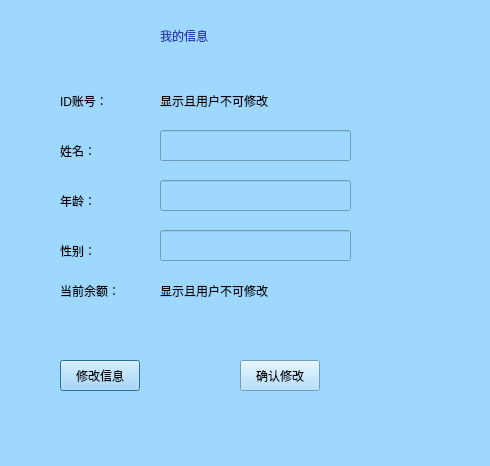
<?xml version="1.0" encoding="UTF-8"?>
<ui version="4.0">
 <class>MyInformation</class>
 <widget class="QDialog" name="MyInformation">
  <property name="geometry">
   <rect>
    <x>0</x>
    <y>0</y>
    <width>490</width>
    <height>466</height>
   </rect>
  </property>
  <property name="windowTitle">
   <string>我的信息</string>
  </property>
  <property name="styleSheet">
   <string notr="true">background-color: rgb(158, 216, 255);</string>
  </property>
  <widget class="QLabel" name="label_3">
   <property name="geometry">
    <rect>
     <x>60</x>
     <y>140</y>
     <width>71</width>
     <height>21</height>
    </rect>
   </property>
   <property name="text">
    <string>姓名：</string>
   </property>
  </widget>
  <widget class="QLabel" name="label">
   <property name="geometry">
    <rect>
     <x>60</x>
     <y>90</y>
     <width>71</width>
     <height>21</height>
    </rect>
   </property>
   <property name="text">
    <string>ID账号：</string>
   </property>
  </widget>
  <widget class="QLabel" name="label_11">
   <property name="geometry">
    <rect>
     <x>160</x>
     <y>280</y>
     <width>161</width>
     <height>21</height>
    </rect>
   </property>
   <property name="text">
    <string>显示且用户不可修改</string>
   </property>
  </widget>
  <widget class="QLabel" name="label_5">
   <property name="geometry">
    <rect>
     <x>60</x>
     <y>190</y>
     <width>71</width>
     <height>21</height>
    </rect>
   </property>
   <property name="text">
    <string>年龄：</string>
   </property>
  </widget>
  <widget class="QLabel" name="label_9">
   <property name="geometry">
    <rect>
     <x>160</x>
     <y>0</y>
     <width>111</width>
     <height>71</height>
    </rect>
   </property>
   <property name="styleSheet">
    <string notr="true">color: rgb(48, 60, 175);
font: 87 9pt &quot;Arial&quot;;
font: 14pt &quot;Arial&quot;;
font: 10pt &quot;华文新魏&quot;;
font: 11pt &quot;Arial&quot;;
font: 11pt &quot;华文新魏&quot;;</string>
   </property>
   <property name="text">
    <string>我的信息</string>
   </property>
  </widget>
  <widget class="QLabel" name="label_7">
   <property name="geometry">
    <rect>
     <x>60</x>
     <y>240</y>
     <width>71</width>
     <height>21</height>
    </rect>
   </property>
   <property name="text">
    <string>性别：</string>
   </property>
  </widget>
  <widget class="QLabel" name="label_2">
   <property name="geometry">
    <rect>
     <x>160</x>
     <y>90</y>
     <width>161</width>
     <height>21</height>
    </rect>
   </property>
   <property name="text">
    <string>显示且用户不可修改</string>
   </property>
  </widget>
  <widget class="QLabel" name="label_10">
   <property name="geometry">
    <rect>
     <x>60</x>
     <y>280</y>
     <width>71</width>
     <height>21</height>
    </rect>
   </property>
   <property name="text">
    <string>当前余额：</string>
   </property>
  </widget>
  <widget class="QLineEdit" name="lineEdit_2">
   <property name="geometry">
    <rect>
     <x>160</x>
     <y>180</y>
     <width>191</width>
     <height>31</height>
    </rect>
   </property>
  </widget>
  <widget class="QLineEdit" name="lineEdit">
   <property name="geometry">
    <rect>
     <x>160</x>
     <y>130</y>
     <width>191</width>
     <height>31</height>
    </rect>
   </property>
  </widget>
  <widget class="QLineEdit" name="lineEdit_3">
   <property name="geometry">
    <rect>
     <x>160</x>
     <y>230</y>
     <width>191</width>
     <height>31</height>
    </rect>
   </property>
  </widget>
  <widget class="QPushButton" name="pushButton">
   <property name="geometry">
    <rect>
     <x>60</x>
     <y>360</y>
     <width>80</width>
     <height>31</height>
    </rect>
   </property>
   <property name="text">
    <string>修改信息</string>
   </property>
  </widget>
  <widget class="QPushButton" name="pushButton_2">
   <property name="geometry">
    <rect>
     <x>240</x>
     <y>360</y>
     <width>80</width>
     <height>31</height>
    </rect>
   </property>
   <property name="text">
    <string>确认修改</string>
   </property>
  </widget>
  <widget class="QLabel" name="label_4">
   <property name="geometry">
    <rect>
     <x>390</x>
     <y>90</y>
     <width>391</width>
     <height>151</height>
    </rect>
   </property>
   <property name="text">
    <string/>
   </property>
  </widget>
 </widget>
 <resources/>
 <connections/>
</ui>
